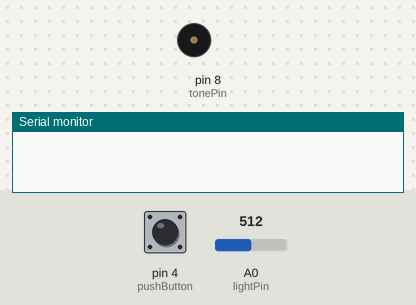
Simulated run of this sketch. Board: Arduino Uno, built with avr-gcc and run on an emulated ATmega328P. On the bench: buzzer (waves = sounding), the last lines printed to the serial monitor. The inputs (shaded band) are chosen by the test bench; at power-on: pin 4 (pushButton) LOW, A0 (lightPin) = 512.

Above: at 1.2 s.
1.3 s: pin 4 (pushButton) pulled HIGH for 0.15 s
At 2.2 s:
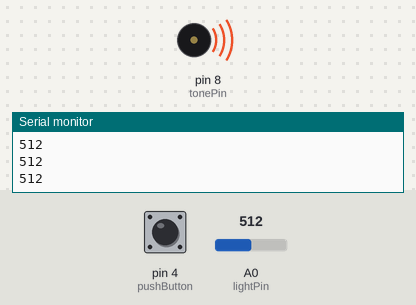
4.3 s: A0 (lightPin) set to 716
At 4.74 s:
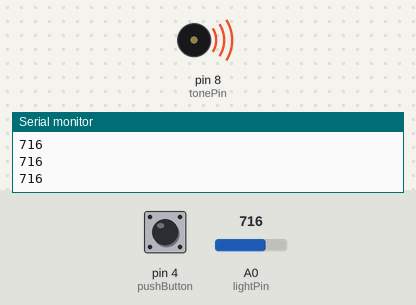
7.3 s: A0 (lightPin) set to 900
At 7.65 s:
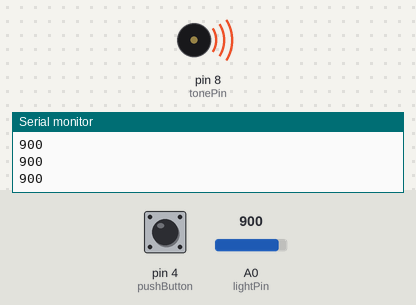
10.3 s: pin 4 (pushButton) pulled HIGH for 1 s
At 12.3 s:
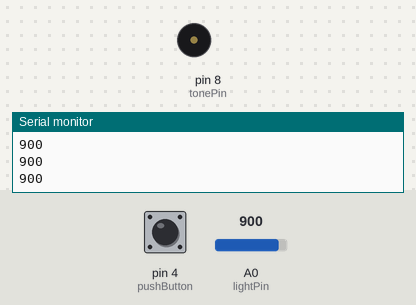
12.8 s: pin 4 (pushButton) pulled HIGH for 3.2 s
At 16.3 s:
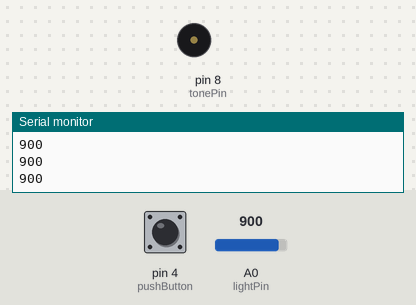
Timing chart, 0 to 17.8 s (numbered marks = the images above; inputs shaded):
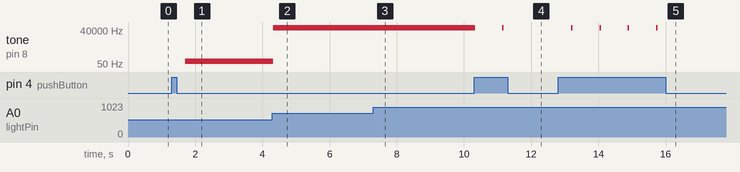

The sketch:

tonePhotoPush.ino
```cpp
int pushButton = 4;
int playState = 0;

int lightPin = A0;  // välj inmatningsstiftet för fotoresistor

int lightValue = 0; // variabel för att lagra värdet som kommer från fotoresistorn
int tonePin = 8; // variabel för tonpin

int sensorLow = 500;
// variabel för att kalibrera högt värde
int sensorHigh = 180;

// variabel för tonlängd
int toneLength = 40;

void setup() {
  Serial.begin(9600); // sätter samplingsfrekvens för seriell kommunikation
  pinMode(pushButton, INPUT);
}

void loop() {

  // läs värde från pushButton pinne
  int buttonState = digitalRead(pushButton);
  // playState logik
  if (buttonState == 1) {
    delay(400);
    if (playState == 1)  {
      playState = 0;
    } else {
      playState = 1;
    }
  }


  if (playState == 1) {
    lightValue = analogRead(lightPin); // läs värdet från sensorn
    Serial.println(lightValue); // skriver ut de värden som kommer från sensorn till skärmen

    // mappa sensorns värden mot pitch
    int pitch = map(lightValue, sensorLow, sensorHigh, 110, 880);

    // spela tonen i toneLength ms på stift 8
    tone(tonePin, pitch, toneLength);

    delay(toneLength); // vänta toneLength  millisekunder
  }
}
```

Measured:
- after the input at 1.3 s, tone on pin 8 (tonePin): silent → 82 Hz after 0.40 s
- after the input at 4.3 s, tone on pin 8 (tonePin): 82 Hz → 65127 Hz at once
- after the input at 7.3 s, tone on pin 8 (tonePin): 65127 Hz → 64684 Hz at once
- after the input at 10.3 s, tone on pin 8 (tonePin): 64684 Hz → silent after 0.04 s instead of 2.5 s
- after the input at 12.8 s, tone on pin 8 (tonePin): alternates 64684 Hz for 0.04 s and silent for 0.80 s, 8 changes in all, then stays silent, starting after 0.40 s
